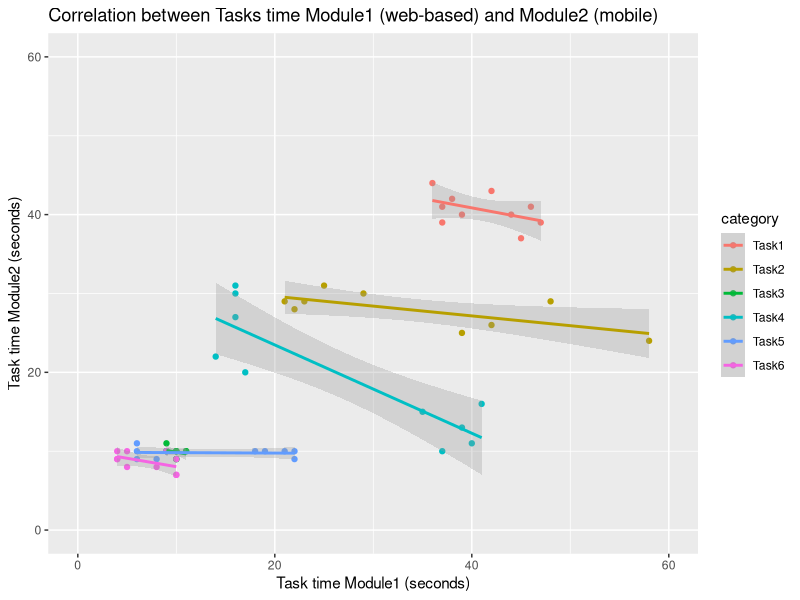

Reproduce this figure in R.
# value <- matrix(
#           c(44,64,10,39,21,10, #participant1  web
#            40,28,10,13,10,7,  #              mobile
#            47,39,9,35,22,9,   #participant2  web
#            39,25,10,15,9,10,   #              mobile
#            42,48,11,40,18,10, #participant3  web
#            43,29,10,11,10,9,  #              mobile
#            46,42,11,37,19,10, #participant4  web
#            41,26,10,10,10,7,  #              mobile
#            45,58,10,41,22,8,  #participant5  web
#            37,24,9,16,10,8,  #              mobile
#            38,21,10,16,6,4,    #participant6  web
#            42,29,10,27,11,9,  #              mobile
#            39,29,10,17,9,4,    #participant7  web
#            40,30,9,20,10,10, #              mobile
#            37,22,9,16,6,5,     #participant8  web
#            39,28,11,30,9,10,  #              mobile
#            36,25,10,14,8,5,    #participant9  web
#            44,31,10,22,9,8,   #              mobile
#            37,23,9,16,6,4,     #participant10 web
#            41,29,10,31,10,9   #              mobile
# ),byrow=T,nrow=20
# )
# value

web <- matrix(
    c(44,64,10,39,21,10,#participant1  web
     47,39,9,35,22,9,   #participant2  web
     42,48,11,40,18,10, #participant3  web
     46,42,11,37,19,10, #participant4  web
     45,58,10,41,22,8,  #participant5  web
     38,21,10,16,6,4,    #participant6  web
     39,29,10,17,9,4,    #participant7  web
     37,22,9,16,6,5,     #participant8  web
     36,25,10,14,8,5,    #participant9  web
     37,23,9,16,6,4     #participant10 web
),byrow=T,nrow=10)
web




mobile <- matrix(
  c(40,28,10,13,10,7,  #p1            mobile
    39,25,10,15,9,10,   #p2            mobile
    43,29,10,11,10,9,  #p3            mobile
    41,26,10,10,10,7,  #p4            mobile
    37,24,9,16,10,8,  #p5            mobile
    42,29,10,27,11,9,  #p6            mobile
    40,30,9,20,10,10, #p7            mobile
    39,28,11,30,9,10,  #p8            mobile
    44,31,10,22,9,8,   #p9            mobile
    41,29,10,31,10,9   #p10           mobile
  ),byrow=T,nrow=10
)
mobile


set.seed(150)
xvalues <- web
yvalues <- mobile
data <- data.frame(x=rep(xvalues,1),
                   y=rep(yvalues,1),
                   category=
rep(c("Task1","Task2","Task3","Task4","Task5","Task6"),each=10))

# data$y[data$category=="Task1"] <- 0 +
#   data$x[data$category=="Task1"]/data$y[data$category=="Task1"]
# data$y[data$category=="Task2"] <- 0 +
#   data$x[data$category=="Task2"]/data$y[data$category=="Task2"]
# data$y[data$category=="Task3"] <- 0 + 
#   data$x[data$category=="Task3"]/data$y[data$category=="Task3"]
# data$y[data$category=="Task4"] <- 0 +
#   data$x[data$category=="Task4"]/data$y[data$category=="Task4"]
# data$y[data$category=="Task5"] <- 0 + 
#   data$x[data$category=="Task5"]/data$y[data$category=="Task5"]
# data$y[data$category=="Task6"] <- 0 +
#   data$x[data$category=="Task6"]/data$y[data$category=="Task6"]

correlation.one <-
  cor(data$x[data$category=="Task1"],
      data$y[data$category=="Task1"],method='pearson')
correlation.two <-
  cor(data$x[data$category=="Task2"],
      data$y[data$category=="Task2"],method='pearson')
correlation.three <-
  cor(data$x[data$category=="Task3"],
      data$y[data$category=="Task3"],method='pearson')
correlation.four <-
  cor(data$x[data$category=="Task4"],
      data$y[data$category=="Task4"],method='pearson')
correlation.five <-
  cor(data$x[data$category=="Task5"],
      data$y[data$category=="Task5"],method='pearson')
correlation.six <-
  cor(data$x[data$category=="Task6"],
      data$y[data$category=="Task6"],method='pearson')

correlation.one
correlation.two
correlation.three
correlation.four
correlation.five
correlation.six

library(ggplot2)
gg <- ggplot(data,aes(x,y,colour=category))+xlim(0,60)+ylim(0,60)
gg <- gg + geom_point()
gg <- gg + geom_smooth(alpha=0.3,method="lm")


labs(
  title = waiver(),
  subtitle = waiver(),
  caption = waiver(),
  tag = waiver(),
  alt = waiver(),
  alt_insight = waiver()
)


gg + labs(x="Task time Module1 (seconds)") + labs(y="Task time Module2 (seconds)") + labs(title = "Correlation between Tasks time Module1 (web-based) and Module2 (mobile)")

lmTask1 = lm(data$y[data$category=="Task1"]~data$x[data$category=="Task1"],data=data)
lmTask2 = lm(data$y[data$category=="Task2"]~data$x[data$category=="Task2"],data=data)
lmTask3 = lm(data$y[data$category=="Task3"]~data$x[data$category=="Task3"],data=data)
lmTask4 = lm(data$y[data$category=="Task4"]~data$x[data$category=="Task4"],data=data)
lmTask5 = lm(data$y[data$category=="Task5"]~data$x[data$category=="Task5"],data=data)
lmTask6 = lm(data$y[data$category=="Task6"]~data$x[data$category=="Task6"],data=data)
summary(lmTask1)
summary(lmTask2)
summary(lmTask3)
summary(lmTask4)
summary(lmTask5)
summary(lmTask6)


